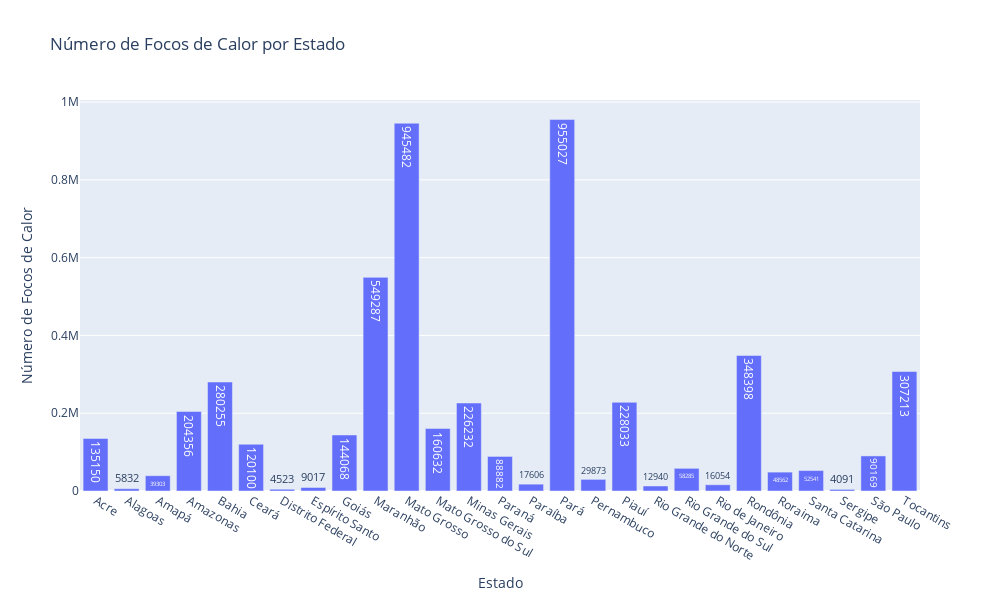

The cell this chart's notebook holds for it:
### Code cell
plot_forest_fires_state(base, 'Número de Focos de Calor por Estado', True)

### Figure 1 — Plotly figure (JSON) as saved in the notebook; plotly's stock layout.template omitted (floating-point values rounded to 4 significant figures)
{"data": [{"text": [135150, 5832, 39303, 204356, 280255, 120100, 4523, 9017, 144068, 549287, 945482, 160632, 226232, 88882, 17606, 955027, 29873, 228033, 12940, 58285, 16054, 348398, 48562, 52541, 4091, 90169, 307213], "textposition": "auto", "type": "bar", "x": ["Acre", "Alagoas", "Amapá", "Amazonas", "Bahia", "Ceará", "Distrito Federal", "Espírito Santo", "Goiás", "Maranhão", "Mato Grosso", "Mato Grosso do Sul", "Minas Gerais", "Paraná", "Paraíba", "Pará", "Pernambuco", "Piauí", "Rio Grande do Norte", "Rio Grande do Sul", "Rio de Janeiro", "Rondônia", "Roraima", "Santa Catarina", "Sergipe", "São Paulo", "Tocantins"], "y": [135150, 5832, 39303, 204356, 280255, 120100, 4523, 9017, 144068, 549287, 945482, 160632, 226232, 88882, 17606, 955027, 29873, 228033, 12940, 58285, 16054, 348398, 48562, 52541, 4091, 90169, 307213]}], "layout": {"height": 600, "title": {"text": "Número de Focos de Calor por Estado"}, "width": 1000, "xaxis": {"title": {"text": "Estado"}}, "yaxis": {"title": {"text": "Número de Focos de Calor"}}}}
